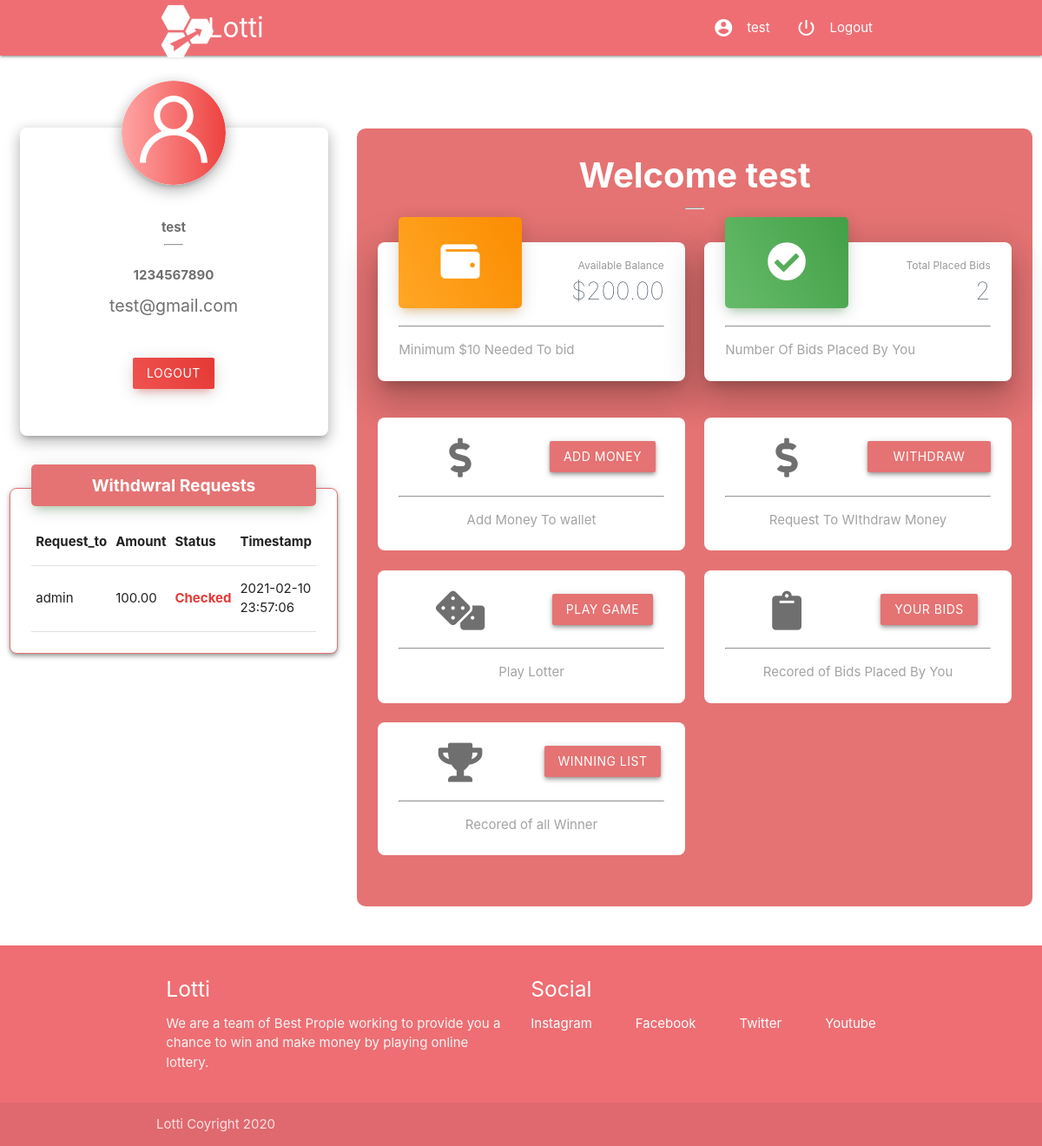
The app's page /user_dash_COPY.php (signed in) with its own data.
### tables this page shows
CREATE TABLE `user` (
  `id` int(255) NOT NULL,
  `username` varchar(255) NOT NULL,
  `email` varchar(255) NOT NULL,
  `address` varchar(255) NOT NULL,
  `phone` varchar(255) NOT NULL,
  `pass` varchar(255) NOT NULL,
  `balance` double(10,2) NOT NULL
);

CREATE TABLE `requests` (
  `id` int(255) NOT NULL,
  `request_type` enum('withdraw','add') NOT NULL,
  `request_to` varchar(255) NOT NULL,
  `request_from` varchar(255) NOT NULL,
  `account_no` varchar(255) NOT NULL,
  `ifsc` varchar(255) NOT NULL,
  `upi` varchar(255) NOT NULL,
  `amount` double(10,2) NOT NULL,
  `status` varchar(255) NOT NULL,
  `timestamp_` datetime NOT NULL
);

### user_dash_COPY.php (the view, shortened to what the rows shown need)
<!DOCTYPE html>
<html lang="en">
<head>
    <?php
    include_once 'partial/head.php';
    ?>
</head>
<body>
    <?php
    if (isset($_SESSION['username'])) {
        $id = $_SESSION['id'];
        $sql1 = "SELECT * FROM bids WHERE users_id='$id';";
        $result1 = mysqli_query($con, $sql1);
        $total_placed_bids = mysqli_num_rows($result1);
        $sql = "SELECT * FROM user WHERE id='$id';";
        $result = mysqli_query($con, $sql);
        $row = mysqli_fetch_assoc($result);
    } else {
        echo "<script>alert('Please Login ');
    window.location.assign('login.php');
    </script>";
    }
    ?>
    <div class="row main_row" style="margin-top: 5em;">
        <div class="col s12 m4 l4 ">
            <div class="col s12 m12 l12">
                <div class="card z-depth-3 cards1 " style="border-radius: 8px; border: 1px solid transparent;">
                    <div class="card-content " style="padding: 18px;">
                        <div class="row">
                            <div class="col s12 m12 l12" style="margin-top: 1em;">
                                <p style="text-align: center;  color: #6f6f6f; font-size: 1em;  font-weight: bold;">
                                    <?php
                                    echo $row['phone'];
                                    ?>
                                </p>
                                <p style="text-align: center;  color: #6f6f6f; font-size: 1.3em; margin-top: 0.5em; ">
                                    <?php
                                    echo  $_SESSION['email'];
                                    ?>
                                </p>
                            </div>
                        </div>
                    </div>
                </div>
            </div>
            <div class="col s12 m12 l12">
                <div class="row main_row">
                    <div class="card z-depth-2  " style="margin-top: 3em; border-radius: 8px; border: 1px solid #e57373;">
                        <div class="card-content ">
                            <div class="row" style="margin-bottom: 0px;">
                                <div class="col s12 m12 l12 ">
                                    <table class="responsive-table highlight ">
                                        <thead>
                                            <tr>
                                                <th>Request_to</th>
                                                <th>Amount</th>
                                                <th>Status</th>
                                                <th>Timestamp</th>
                                            </tr>
                                        </thead>
                                        <tbody>
                                            <?php
                                            $sql = "SELECT * FROM requests WHERE request_from='$id' order by id desc;";
                                            $result = mysqli_query($con, $sql);
                                            $resultch = mysqli_num_rows($result);
                                            if ($resultch < 1) {
                                            } else {
                                                while ($row1 = mysqli_fetch_assoc($result)) {
                                            ?>
                                                    <tr>
                                                        <td><?php echo  $row1['request_to']; ?></td>
                                                        <td><?php echo  $row1['amount']; ?></td>
                                                        <td style="color: #e53935; font-weight: bold;"><?php echo  $row1['status']; ?></td>
                                                        <td><?php echo  $row1['timestamp_']; ?></td>
                                                    </tr>
                                            <?php
                                                }
                                            }
                                            ?>
                                        </tbody>
                                    </table>
                                </div>
                            </div>
                        </div>
                    </div>
                </div>
            </div>
        </div>
        <div class="col s12 m8 l8 " style="padding: 0px;">
            <div class="col s12 l12 m12 " style="margin-top: 0em;">
                <div class="card z-depth-0" style="background-color: #e57373; border-radius: 10px;">
                    <div class="card-content white-text">
                        <div class="row" style="margin-top: 2em;">
                            <div class="col s12 m6 l6 small_cards">
                                <a onclick="orders(); " href="#orders">
                                    <div class="card z-depth-5 cards " style="border-radius: 8px;">
                                        <div class="card-content white-text">
                                            <div class="row" style="margin-bottom: 0px;">
                                                <div class="col s5 m6 l6" style="margin-top: 0px">
                                                    <p style="font-size:0.8em; color:#999999;text-align: right; margin-top: -0.5em">Available Balance</p>
                                                    <h1 style="font-size:3.5vh; font-weight: lighter; color:#3C4858;text-align: right; margin-top: 5px;">
                                                        <?php echo "$" . $row['balance']; ?></h1>
                                                </div>
                                            </div>
                                        </div>
                                    </div>
                                </a>
                            </div>
                            <div class="col s12 m6 l6 small_cards">
                                <div class="card z-depth-5 cards " style="border-radius: 8px;">
                                    <div class="card-content white-text">
                                        <div class="row" style="margin-bottom: 0px;">
                                            <div class="col s6 m6 l6" style="margin-top: 0px">
                                                <h1 style="font-size:3.5vh; font-weight: lighter; color:#3C4858;text-align: right; margin-top: 5px;">
                                                    <?php echo $total_placed_bids; ?></h1>
                                            </div>
                                        </div>
                                    </div>
                                </div>
                            </div>
                        </div>
                    </div>
                </div>
            </div>
        </div>
    </div>
</body>
</html>

### records on screen
user: phone "1234567890", balance "200.00"
requests: request_to "admin", amount "100.00", status "Checked", timestamp_ "2021-02-10 23:57:06"

### other values on screen
$_SESSION['username'] "test"
$name "test"
$_SESSION['email'] "test@gmail.com"
$total_placed_bids "2"
